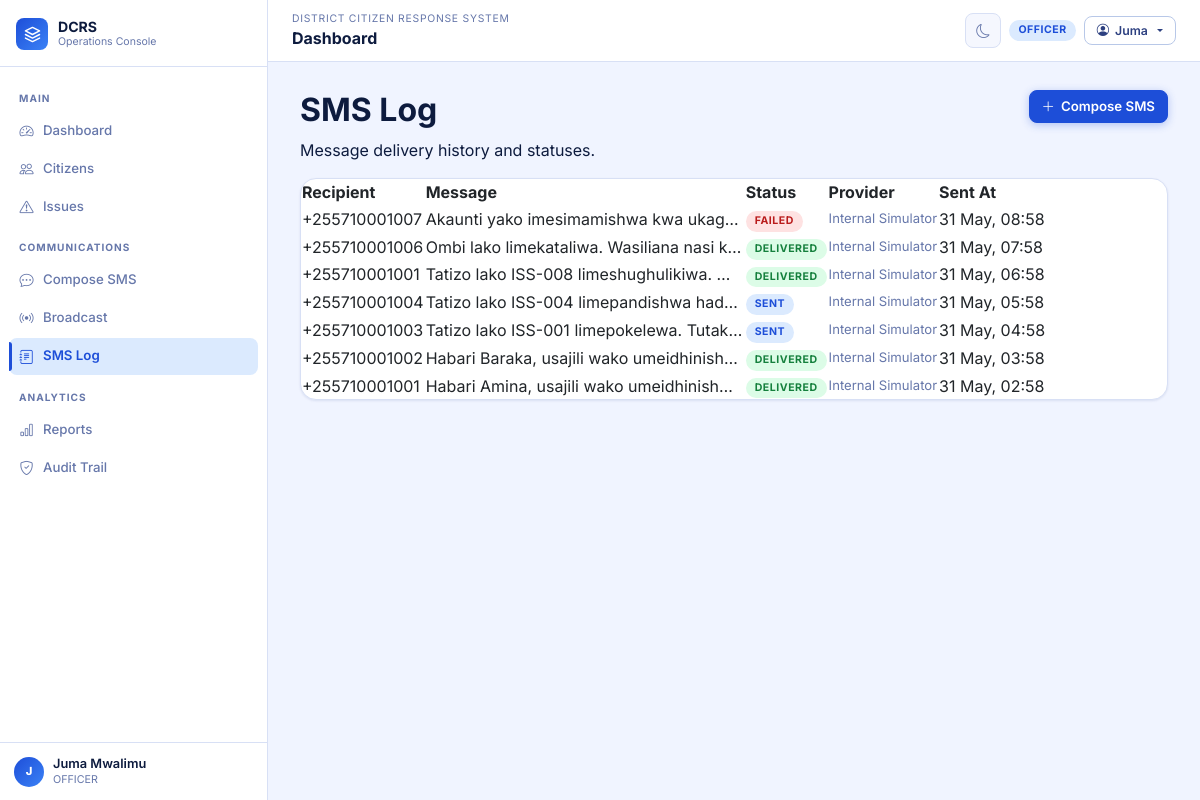
Page /portal/sms/log/ (signed in) on the committed database.
### apps/accounts/models.py (models this page shows, shortened)
class User(AbstractUser):
    class Role(models.TextChoices):
        ADMIN = "ADMIN", "Admin"
        OFFICER = "OFFICER", "Officer"
        CITIZEN = "CITIZEN", "Citizen"
    role = models.CharField(max_length=20, choices=Role.choices, default=Role.OFFICER)
    phone_number = models.CharField(max_length=20, blank=True, unique=True, null=True)
    national_id = models.CharField(max_length=32, blank=True, unique=True)
    ward = models.ForeignKey(
        "localities.Ward",
        on_delete=models.SET_NULL,
        null=True,
        blank=True,
        related_name="users",
    )
    is_phone_verified = models.BooleanField(default=False)
    failed_login_attempts = models.PositiveSmallIntegerField(default=0)
    locked_until = models.DateTimeField(blank=True, null=True)
    class Meta:
        ordering = ["username"]

### apps/notifications/models.py (models this page shows, shortened)
class SMSLog(models.Model):
    class Status(models.TextChoices):
        QUEUED = "QUEUED", "Queued"
        SENT = "SENT", "Sent"
        DELIVERED = "DELIVERED", "Delivered"
        FAILED = "FAILED", "Failed"
    recipient = models.CharField(max_length=30)
    message_body = models.TextField()
    status = models.CharField(max_length=20, choices=Status.choices, default=Status.QUEUED)
    provider = models.CharField(max_length=80, default="Internal Simulator")
    reference_id = models.CharField(max_length=80, blank=True)
    error_message = models.TextField(blank=True)
    sent_at = models.DateTimeField(blank=True, null=True)
    created_at = models.DateTimeField(auto_now_add=True)
    class Meta:
        ordering = ["-created_at"]

### apps/notifications/views.py (the view)
# urls.py: path("log/", SMSLogListView.as_view(), name="log"),
class SMSLogListView(LoginRequiredMixin, ListView):
    model = SMSLog
    template_name = "notifications/sms_log.html"
    paginate_by = 12
    context_object_name = "sms_logs"

### templates/notifications/sms_log.html (shortened to what this page needs)
{% extends 'base.html' %}
{% block content %}
<div class="page-header">
  <div style="display:flex;align-items:flex-start;justify-content:space-between;gap:16px">
    <div>
      <h2>SMS Log</h2>
      <p>Message delivery history and statuses.</p>
    </div>
    <a class="btn btn-primary" href="{% url 'notifications:compose' %}">
      <i class="bi bi-plus-lg"></i> Compose SMS
    </a>
  </div>
</div>
<div class="card">
  <div class="table-wrap" style="border:none">
    <table class="data-table">
      <thead>
        <tr>
          <th>Recipient</th>
          <th>Message</th>
          <th>Status</th>
          <th>Provider</th>
          <th>Sent At</th>
        </tr>
      </thead>
      <tbody>
        {% for log in sms_logs %}
          <tr>
            <td class="mono">{{ log.recipient }}</td>
            <td style="max-width:320px;white-space:nowrap;overflow:hidden;text-overflow:ellipsis;color:var(--text-soft)">{{ log.message_body }}</td>
            <td>
              <span class="badge {% if log.status == 'DELIVERED' %}badge-green{% elif log.status == 'SENT' %}badge-blue{% elif log.status == 'FAILED' %}badge-red{% else %}badge-gray{% endif %}">
                {{ log.status }}
              </span>
            </td>
            <td style="color:var(--muted);font-size:0.82rem">{{ log.provider }}</td>
            <td class="mono">{{ log.sent_at|date:"d M, H:i"|default:"—" }}</td>
          </tr>
        {% endfor %}
      </tbody>
    </table>
  </div>
</div>
{% endblock %}

### templates/partials/sidebar.html
<aside class="app-sidebar" id="appSidebar">
  <div class="sidebar-header">
    <a class="sidebar-brand" href="{% url 'reports:dashboard' %}">
      <div class="brand-logo">
        <svg viewBox="0 0 24 24" fill="none">
          <path d="M12 2L2 7l10 5 10-5-10-5zM2 17l10 5 10-5M2 12l10 5 10-5" stroke="white" stroke-width="2" stroke-linecap="round" stroke-linejoin="round"/>
        </svg>
      </div>
      <div><div class="brand-name">DCRS</div><div class="brand-sub">Operations Console</div></div>
    </a>
  </div>
  <nav class="sidebar-nav">
    <span class="sidebar-section-label">Main</span>
    <a href="{% url 'reports:dashboard' %}"        class="sidebar-link"><i class="bi bi-speedometer2"></i> Dashboard</a>
    <a href="{% url 'citizens:list' %}"            class="sidebar-link"><i class="bi bi-people"></i> Citizens</a>
    <a href="{% url 'issues:list' %}"              class="sidebar-link"><i class="bi bi-exclamation-triangle"></i> Issues</a>
    <span class="sidebar-section-label">Communications</span>
    <a href="{% url 'notifications:compose' %}"    class="sidebar-link"><i class="bi bi-chat-dots"></i> Compose SMS</a>
    <a href="{% url 'notifications:broadcast' %}"  class="sidebar-link"><i class="bi bi-broadcast"></i> Broadcast</a>
    <a href="{% url 'notifications:log' %}"        class="sidebar-link"><i class="bi bi-journal-text"></i> SMS Log</a>
    <span class="sidebar-section-label">Analytics</span>
    <a href="{% url 'reports:registration_report' %}" class="sidebar-link"><i class="bi bi-bar-chart"></i> Reports</a>
    <a href="{% url 'reports:audit_log' %}"        class="sidebar-link"><i class="bi bi-shield-check"></i> Audit Trail</a>
  </nav>
  <div class="sidebar-footer">
    <div class="sb-user">
      <div class="sb-avatar">{{ user.get_full_name|default:user.username|slice:":1"|upper }}</div>
      <div>
        <div class="sb-name">{{ user.get_full_name|default:user.username }}</div>
        <div class="sb-role">{{ user.role|default:'Officer' }}</div>
      </div>
    </div>
  </div>
</aside>

### templates/partials/navbar.html (shortened to what this page needs)
<nav class="app-navbar">
  <div style="display:flex;align-items:center;gap:10px;min-width:0;flex:1">
    <div style="min-width:0">
      <div class="nav-bc">District Citizen Response System</div>
      <div class="nav-title">{% block page_title %}Dashboard{% endblock %}</div>
    </div>
  </div>
  <div style="display:flex;align-items:center;gap:8px;flex-shrink:0">
    <button class="btn-theme" data-theme-toggle title="Toggle theme"><i class="bi bi-moon"></i></button>
    <span class="badge badge-blue d-none d-md-inline-flex">{{ user.role|default:'Guest' }}</span>
    <div class="dropdown">
      <button class="btn btn-sm btn-outline dropdown-toggle" data-bs-toggle="dropdown" type="button">
        <i class="bi bi-person-circle"></i>
        <span class="d-none d-sm-inline">{{ user.get_short_name|default:user.username }}</span>
      </button>
    </div>
  </div>
</nav>

### rows in the picture
User: get_full_name "J", get_full_name "Juma Mwalimu", role "OFFICER", get_short_name "Juma"
SMSLog: recipient "+255710001007", message_body "Akaunti yako imesimamishwa kwa ukag…", status "FAILED", provider "Internal Simulator", sent_at "31 May, 08:58"
SMSLog: recipient "+255710001006", message_body "Ombi lako limekataliwa. Wasiliana nasi k…", status "DELIVERED", provider "Internal Simulator", sent_at "31 May, 07:58"
SMSLog: recipient "+255710001001", message_body "Tatizo lako ISS-008 limeshughulikiwa.…", status "DELIVERED", provider "Internal Simulator", sent_at "31 May, 06:58"
SMSLog: recipient "+255710001004", message_body "Tatizo lako ISS-004 limepandishwa had…", status "SENT", provider "Internal Simulator", sent_at "31 May, 05:58"
SMSLog: recipient "+255710001003", message_body "Tatizo lako ISS-001 limepokelewa. Tutak…", status "SENT", provider "Internal Simulator", sent_at "31 May, 04:58"
SMSLog: recipient "+255710001002", message_body "Habari Baraka, usajili wako umeidhinish…", status "DELIVERED", provider "Internal Simulator", sent_at "31 May, 03:58"
SMSLog: recipient "+255710001001", message_body "Habari Amina, usajili wako umeidhinish…", status "DELIVERED", provider "Internal Simulator", sent_at "31 May, 02:58"
